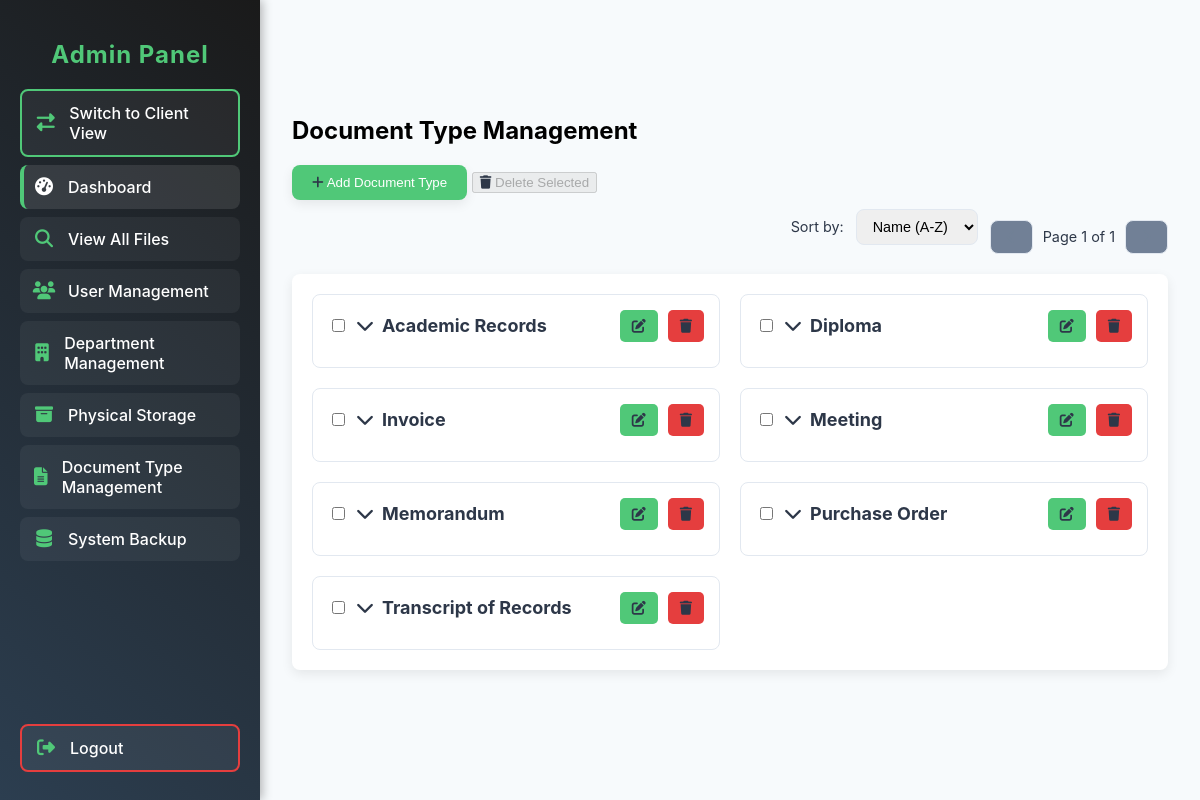
/document_type_management.php (signed in), run on the app's committed database.
### tables this page shows
CREATE TABLE `document_types` (
  `document_type_id` int(11) NOT NULL AUTO_INCREMENT,
  `type_name` varchar(50) NOT NULL COMMENT 'Name of the document type (e.g., Memorandum)',
  `fields` longtext DEFAULT NULL CHECK (json_valid(`fields`)),
  `is_active` tinyint(1) NOT NULL DEFAULT 1 COMMENT 'Flag to enable/disable document type (1 = active, 0 = inactive)',
  PRIMARY KEY (`document_type_id`),
  KEY `idx_type_name` (`type_name`)
);

### document_type_management.php (the view, shortened to what this page needs)
<?php
require 'db_connection.php';
function executeQuery(PDO $pdo, string $query, array $params = []): PDOStatement|false
{
    try {
        $stmt = $pdo->prepare($query);
        $stmt->execute($params);
        return $stmt;
    } catch (PDOException $e) {
        error_log("Database error: " . $e->getMessage() . " in query: $query");
        return false;
    }
}
$page = filter_input(INPUT_GET, 'page', FILTER_VALIDATE_INT, ['options' => ['default' => 1, 'min_range' => 1]]) ?? 1;
$perPage = 10;
$offset = ($page - 1) * $perPage;
$sort = filter_input(INPUT_GET, 'sort', FILTER_SANITIZE_FULL_SPECIAL_CHARS, ['options' => ['default' => 'type_name ASC']]) ?? 'type_name ASC';
$documentTypesStmt = executeQuery(
    $pdo,
    "SELECT document_type_id as id, type_name, fields FROM document_types WHERE is_active = 1 ORDER BY $sort LIMIT ? OFFSET ?",
    [$perPage, $offset]
);
$documentTypes = $documentTypesStmt ? $documentTypesStmt->fetchAll(PDO::FETCH_ASSOC) : [];
$totalStmt = executeQuery($pdo, "SELECT COUNT(*) as total FROM document_types WHERE is_active = 1");
$total = $totalStmt ? $totalStmt->fetch(PDO::FETCH_ASSOC)['total'] : 0;
$totalPages = ceil($total / $perPage);
?>
<!DOCTYPE html>
<html lang="en">
<head>
    <link rel="stylesheet" href="https://cdnjs.cloudflare.com/ajax/libs/font-awesome/6.4.2/css/all.min.css">
    <link rel="stylesheet" href="https://cdn.jsdelivr.net/npm/notyf@3/notyf.min.css">
    <link rel="stylesheet" href="https://cdnjs.cloudflare.com/ajax/libs/cropperjs/1.5.12/cropper.min.css">
    <link rel="stylesheet" href="style/doc_type_management.css">
    <link rel="stylesheet" href="style/admin-sidebar.css">
</head>
<body class="document-type-management">
    <?php include 'admin_menu.php'; ?>
    <div class="main-content document-type-management">
        <h2>Document Type Management</h2>
        <div class="controls">
            <div>
                <button class="open-modal-btn" onclick="openModal('add')" aria-label="Add Document Type"><i class="fas fa-plus"></i> Add Document Type</button>
                <button class="delete-btn" onclick="deleteSelected()" disabled id="bulkDeleteBtn" aria-label="Delete Selected Document Types"><i class="fas fa-trash"></i> Delete Selected</button>
            </div>
            <div class="pagination-controls">
                <label for="sortSelect">Sort by:</label>
                <select id="sortSelect" onchange="updateSort()" aria-label="Sort Document Types">
                    <option value="type_name ASC" <?php echo $sort === 'type_name ASC' ? 'selected' : ''; ?>>Name (A-Z)</option>
                </select>
                <div class="pagination">
                    <button onclick="changePage(<?php echo $page - 1; ?>)" <?php echo $page <= 1 ? 'disabled' : ''; ?> aria-label="Previous Page"><i class="fas fa-chevron-left"></i></button>
                    <span id="pageInfo">Page <?php echo $page; ?> of <?php echo $totalPages; ?></span>
                    <button onclick="changePage(<?php echo $page + 1; ?>)" <?php echo $page >= $totalPages ? 'disabled' : ''; ?> aria-label="Next Page"><i class="fas fa-chevron-right"></i></button>
                </div>
            </div>
        </div>
        <div class="document-type-section">
            <div class="document-grid">
                <?php foreach ($documentTypes as $type) { ?>
                    <div class="document-card" data-id="<?php echo htmlspecialchars((string)$type['id'], ENT_QUOTES | ENT_SUBSTITUTE, 'UTF-8'); ?>">
                        <h3 onclick="toggleFields(<?php echo htmlspecialchars((string)$type['id'], ENT_QUOTES | ENT_SUBSTITUTE, 'UTF-8'); ?>)">
                            <input type="checkbox" class="select-type" data-id="<?php echo htmlspecialchars((string)$type['id'], ENT_QUOTES | ENT_SUBSTITUTE, 'UTF-8'); ?>" onchange="toggleBulkDelete()" aria-label="Select Document Type">
                            <i class="fas fa-chevron-down"></i>
                            <?php echo htmlspecialchars($type['type_name'], ENT_QUOTES | ENT_SUBSTITUTE, 'UTF-8'); ?>
                            <div class="action-buttons" style="margin-left: auto;">
                                <button class="edit-btn" onclick="openModal('edit', <?php echo htmlspecialchars((string)$type['id'], ENT_QUOTES | ENT_SUBSTITUTE, 'UTF-8'); ?>, event)" aria-label="Edit Document Type"><i class="fas fa-edit"></i></button>
                                <button class="delete-btn" onclick="deleteDocumentType(<?php echo htmlspecialchars((string)$type['id'], ENT_QUOTES | ENT_SUBSTITUTE, 'UTF-8'); ?>, event)" aria-label="Delete Document Type"><i class="fas fa-trash"></i></button>
                            </div>
                        </h3>
                    </div>
                <?php } ?>
            </div>
        </div>
    </div>
</body>
</html>

### style/doc_type_management.css (style rules this page uses)
.document-type-section { margin: 20px 0; background: var(--card-background); padding: 20px; border-radius: var(--border-radius); box-shadow: var(--shadow); }
.document-grid { display: grid; grid-template-columns: repeat(auto-fill, minmax(300px, 1fr)); gap: 20px; }
.document-card { background: var(--card-background); border-radius: var(--border-radius); padding: 15px; transition: var(--transition); cursor: pointer; border: 1px solid var(--border-color); }
.document-card h3 { margin: 0 0 10px; font-size: 18px; color: var(--text-color); display: flex; align-items: center; gap: 8px; }
.document-card h3 i { transition: transform 0.3s; }
.action-buttons { display: flex; gap: 10px; }
.action-buttons button { padding: 8px 12px; border: none; border-radius: 5px; font-size: 14px; cursor: pointer; transition: var(--transition); }
.action-buttons .edit-btn { background: var(--primary-color); color: white; }
.action-buttons .delete-btn { background: var(--danger-color); color: white; }
.open-modal-btn { background: var(--primary-color); color: white; border: none; padding: 10px 20px; border-radius: var(--border-radius); cursor: pointer; box-shadow: var(--shadow); transition: var(--transition); }
.pagination { display: flex; justify-content: center; align-items: center; gap: 10px; margin-top: 20px; }
.pagination button { padding: 8px 16px; border: 1px solid var(--border-color); border-radius: var(--border-radius); background: var(--card-background); color: var(--text-color); cursor: pointer; transition: var(--transition); }
.pagination button:disabled { background: var(--text-secondary); cursor: not-allowed; }

### style/admin-sidebar.css (style rules this page uses)
:root { --primary-color: #50c878; --primary-hover: #40a867; --secondary-color: #2c3e50; --secondary-hover: #1a252f; --background-color: #f7fafc; --card-background: #ffffff; --text-color: #2d3748; --text-secondary: #718096; --border-color: #e2e8f0; --shadow: 0 4px 12px rgba(0, 0, 0, 0.08); --danger-color: #e53e3e; --success-color: #68d391; --border-radius: 8px; --transition: all 0.3s ease; }

### style/admin-interface.css (style rules this page uses)
:root { --primary-color: #50c878; --primary-hover: #40a867; --secondary-color: #2c3e50; --secondary-hover: #1a252f; --background-color: #f7fafc; --card-background: #ffffff; --text-color: #2d3748; --text-secondary: #718096; --border-color: #e2e8f0; --shadow: 0 4px 12px rgba(0, 0, 0, 0.08); --danger-color: #e53e3e; --success-color: #68d391; --border-radius: 8px; --transition: all 0.3s ease; --font-family: 'Inter', -apple-system, BlinkMacSystemFont, 'Segoe UI', Roboto, sans-serif; }
body { font-family: var(--font-family); background-color: var(--background-color); margin: 0; padding: 0; display: flex; min-height: 100vh; overflow-x: hidden; box-sizing: border-box; }
*, *::before, *::after { box-sizing: inherit; }
[class*="fas"], [class*="far"], [class*="fab"] { font-family: 'Font Awesome 6 Free'; font-weight: 900; color: var(--text-color); transition: var(--transition); aria-hidden: true; }
.main-content { flex-grow: 1; padding: 32px; padding-top: 96px; margin-left: 260px; transition: margin-left var(--transition); overflow-y: auto; min-height: 100vh; }
.pagination-controls { display: flex; gap: 12px; align-items: center; margin-bottom: 20px; justify-content: flex-end; flex-wrap: wrap; }
.pagination-controls label { font-size: 0.9rem; color: var(--text-color); }
.pagination-controls select, .pagination-controls button { padding: 8px 12px; border: 1px solid var(--border-color); border-radius: var(--border-radius); font-size: 0.9rem; }
.pagination-controls button i { font-size: 0.9rem; color: var(--text-color); }
.pagination-controls button:disabled { background: var(--border-color); cursor: not-allowed; }
.pagination-controls button:disabled i { color: var(--text-secondary); }
.pagination-controls #pageInfo { font-size: 0.9rem; color: var(--text-color); }

### data on the page
document_types: type_name "Academic Records"
document_types: type_name "Diploma"
document_types: type_name "Invoice"
document_types: type_name "Meeting"
document_types: type_name "Memorandum"
document_types: type_name "Purchase Order"
document_types: type_name "Transcript of Records"

### other printed values
$page "1"
$totalPages "1"
